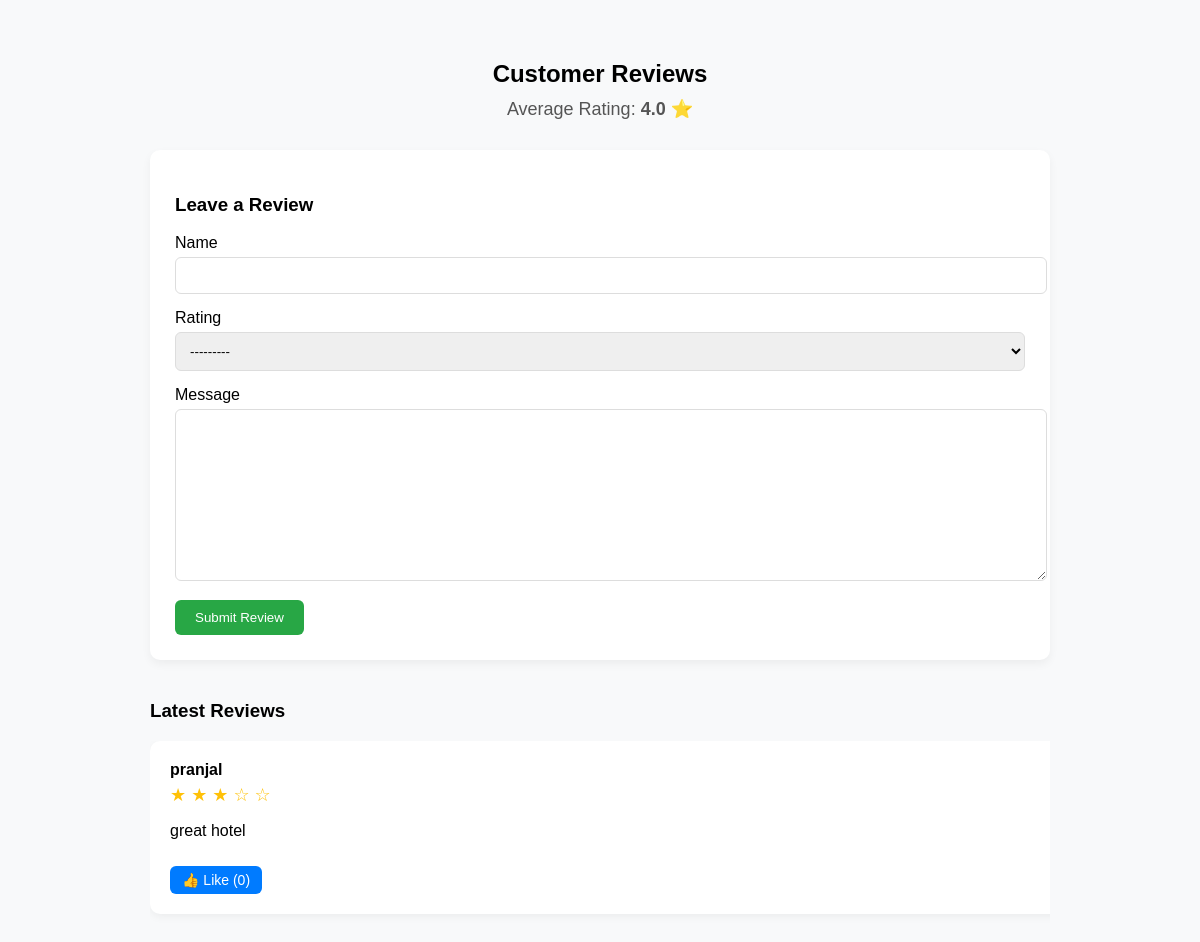
The page /feedback/ on the database its author committed.
### orders/models.py (models this page shows, shortened)
class Feedback(models.Model):
    RATING_CHOICES = [
        (1, "1 Star"),
        (2, "2 Stars"),
        (3, "3 Stars"),
        (4, "4 Stars"),
        (5, "5 Stars"),
    ]
    user = models.ForeignKey(
        settings.AUTH_USER_MODEL,
        on_delete=models.SET_NULL,
        null=True,
        blank=True,
        related_name='feedbacks'
    )
    name = models.CharField(max_length=100)
    message = models.TextField()
    rating = models.IntegerField(choices=RATING_CHOICES)
    created_at = models.DateTimeField(auto_now_add=True)
    is_approved = models.BooleanField(default=False)
    likes = models.ManyToManyField(
        settings.AUTH_USER_MODEL,
        related_name="liked_feedback",
        blank=True
    )
    def total_likes(self):
        return self.likes.count()

### orders/views.py (the view, shortened to what this page needs)
# urls.py: path('feedback/', views.feedback_view, name='feedback'),
def feedback_view(request):
    form = FeedbackForm()
    feedbacks = Feedback.objects.filter(is_approved=True).order_by('-created_at')
    avg_rating = feedbacks.aggregate(Avg('rating'))['rating__avg']
    return render(request, 'feedback.html', {
        'form': form,
        'feedbacks': feedbacks,
        'avg_rating': avg_rating
    })

### orders/forms.py
class FeedbackForm(forms.ModelForm):
    class Meta:
        model = Feedback
        fields = ['name', 'rating', 'message']

### orders/templates/feedback.html (shortened to what this page needs)
<!DOCTYPE html>
<html>
<head>
</head>
<body>
<div class="container">
    <h2>Customer Reviews</h2>
    {% if avg_rating %}
        <div class="avg-rating">
            Average Rating: <strong>{{ avg_rating|floatformat:1 }} ⭐</strong>
        </div>
    {% endif %}
    <div class="review-form">
        <h3>Leave a Review</h3>
        <form method="POST">
            {{ form.name.label }}<br>
            {{ form.name }}<br>
            <label>Rating</label><br>
            {{ form.rating }}<br>
            {{ form.message.label }}<br>
            {{ form.message }}<br>
            <button type="submit">Submit Review</button>
        </form>
    </div>
    <h3>Latest Reviews</h3>
    <div class="review-slider">
        {% for fb in feedbacks %}
        <div class="review-slide">
            <h4>{{ fb.name }}</h4>
            <div class="stars">
                {% for i in "12345" %}
                    {% if forloop.counter <= fb.rating %}★{% else %}☆{% endif %}
                {% endfor %}
            </div>
            <p>{{ fb.message }}</p>
            <form action="{% url 'like_feedback' fb.id %}" method="POST">
                <button type="submit" class="like-btn">👍 Like ({{ fb.total_likes }})</button>
            </form>
        </div>
        {% endfor %}
    </div>
</div>
</body>
</html>

### orders/templates/feedback.html (style rules this page uses)
body { font-family: Arial, sans-serif; background: #f8f9fa; margin: 0; padding: 40px; }
.container { max-width: 900px; margin: auto; }
h2 { text-align: center; margin-bottom: 10px; }
.avg-rating { text-align: center; font-size: 18px; margin-bottom: 30px; color: #555; }
.review-form { background: white; padding: 25px; border-radius: 10px; box-shadow: 0 4px 10px rgba(0,0,0,0.05); margin-bottom: 40px; }
.review-form input, .review-form textarea, .review-form select { width: 100%; padding: 10px; margin-top: 5px; margin-bottom: 15px; border: 1px solid #ddd; border-radius: 6px; }
.review-form button { background: #28a745; color: white; padding: 10px 20px; border: none; border-radius: 6px; cursor: pointer; }
.review-slider { position: relative; width: 100%; height: 220px; overflow: hidden; margin-bottom: 40px; }
.review-slide { position: absolute; width: 100%; opacity: 0; transition: opacity 1s ease-in-out; background: white; padding: 20px; border-radius: 10px; box-shadow: 0 3px 8px rgba(0,0,0,0.05); }
.review-slide.active { opacity: 1; }
.review-slide h4 { margin: 0 0 5px 0; }
.stars { color: #ffc107; font-size: 18px; margin-bottom: 10px; }
.like-btn { background: #007bff; color: white; padding: 6px 12px; border: none; border-radius: 6px; cursor: pointer; font-size: 14px; margin-top: 10px; }

### rows shown on the page
Feedback: name "pranjal", rating 3 (drawn), message "great hotel"

### other values the page prints
{{ avg_rating|floatformat:1 }} "4.0"
